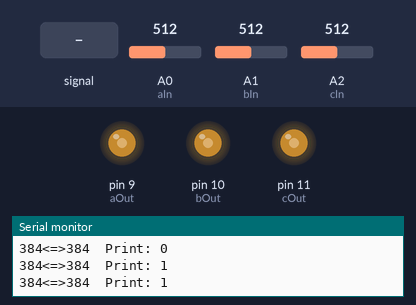
Bench run of a sketch on a simulated Arduino Uno, built with avr-gcc and run on an emulated ATmega328P. Shown: output pins drawn as LEDs (lit = HIGH), the last lines printed to the serial monitor. Inputs (shaded band) come from the test bench; at power-on: A0 (aIn) = 512, A1 (bIn) = 512, A2 (cIn) = 512.

Above: at 1.2 s.
1.3 s: A0 (aIn) fed a 200 Hz sine of ±81 counts around its level
4.3 s: A0 (aIn) set to 900
5.8 s: A1 (bIn) set to 716
At 6.7 s:
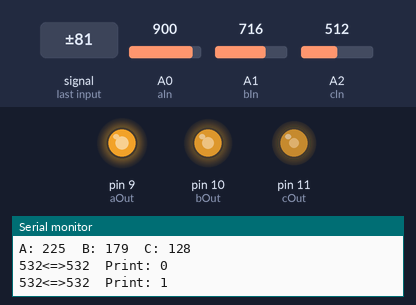
7.3 s: A2 (cIn) set to 716
At 7.8 s:
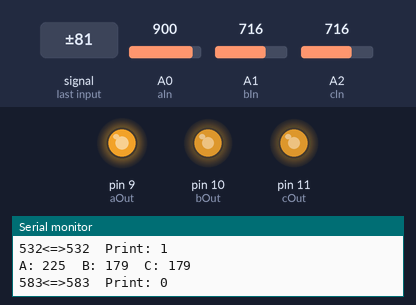
8.8 s: A0 (aIn) set to 716
At 10.0 s:
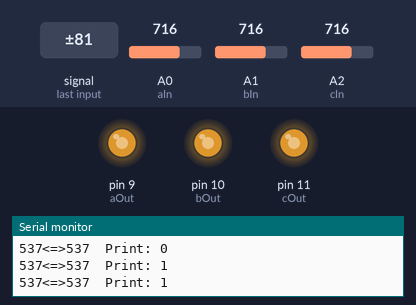
10.3 s: A1 (bIn) set to 900
At 11.3 s:
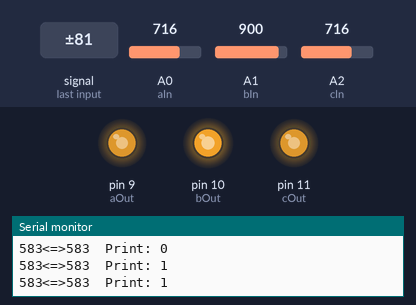
Timing chart, 0 to 12.8 s (numbered marks = the images above; inputs shaded):
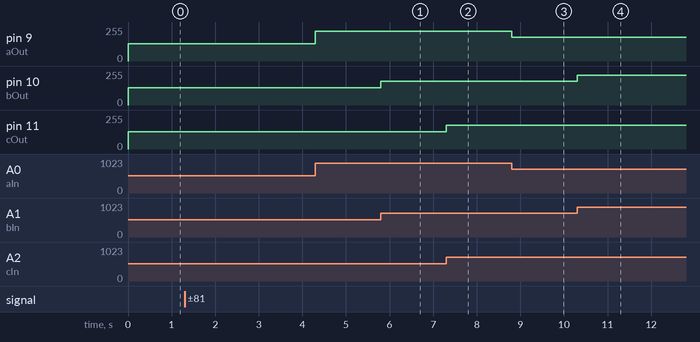

The sketch:

Rotaional_pots_blending_color.ino
```cpp
// Analog pin settings
int aIn = 0;    // Potentiometers connected to analog pins 0, 1, and 2
int bIn = 1;    //   (Connect power to 5V and ground to analog ground)
int cIn = 2;

// Digital pin settings
int aOut = 9;   // LEDs connected to digital pins 9, 10 and 11
int bOut = 10;  //   (Connect cathodes to digital ground)
int cOut = 11;

// Values
int aVal = 0;   // Variables to store the input from the potentiometers
int bVal = 0;
int cVal = 0;

// Variables for comparing values between loops
int i = 0;            // Loop counter
int wait = (1000);    // Delay between most recent pot adjustment and output

int checkSum     = 0; // Aggregate pot values
int prevCheckSum = 0;
int sens         = 3; // Sensitivity theshold, to prevent small changes in
                      // pot values from triggering false reporting
// FLAGS
int PRINT = 1; // Set to 1 to output values
int DEBUG = 1; // Set to 1 to turn on debugging output

void setup()
{
  pinMode(aOut, OUTPUT);   // sets the digital pins as output
  pinMode(bOut, OUTPUT);
  pinMode(cOut, OUTPUT);
  Serial.begin(9600);     // Open serial communication for reporting
}

void loop()
{
  i += 1; // Count loop

  aVal = analogRead(aIn) / 4;  // read input pins, convert to 0-255 scale
  bVal = analogRead(bIn) / 4;
  cVal = analogRead(cIn) / 4;

  analogWrite(aOut, aVal);    // Send new values to LEDs
  analogWrite(bOut, bVal);
  analogWrite(cOut, cVal);

  if (i % wait == 0)                // If enough time has passed...
  {
    checkSum = aVal+bVal+cVal;      // ...add up the 3 values.
    if ( abs(checkSum - prevCheckSum) > sens )   // If old and new values differ
                                                  // above sensitivity threshold
    {
      if (PRINT)                    // ...and if the PRINT flag is set...
      {
        Serial.print("A: ");        // ...then print the values.
        Serial.print(aVal);
        Serial.print("\t");
        Serial.print("B: ");
        Serial.print(bVal);
        Serial.print("\t");
        Serial.print("C: ");
        Serial.println(cVal);
        PRINT = 0;
      }
    }
    else
    {
      PRINT = 1;  // Re-set the flag
    }
    prevCheckSum = checkSum;  // Update the values

    if (DEBUG)   // If we want debugging output as well...
    {
      Serial.print(checkSum);
      Serial.print("<=>");
      Serial.print(prevCheckSum);
      Serial.print("\tPrint: ");
      Serial.println(PRINT);
    }
  }
}
```

Measured:
- after the input at 5.8 s, pin 10 (bOut): 128/255 → 179/255 at once
- after the input at 7.3 s, pin 11 (cOut): 128/255 → 179/255 at once
- after the input at 8.8 s, pin 9 (aOut): 225/255 → 179/255 at once
- after the input at 10.3 s, pin 10 (bOut): 179/255 → 225/255 at once
